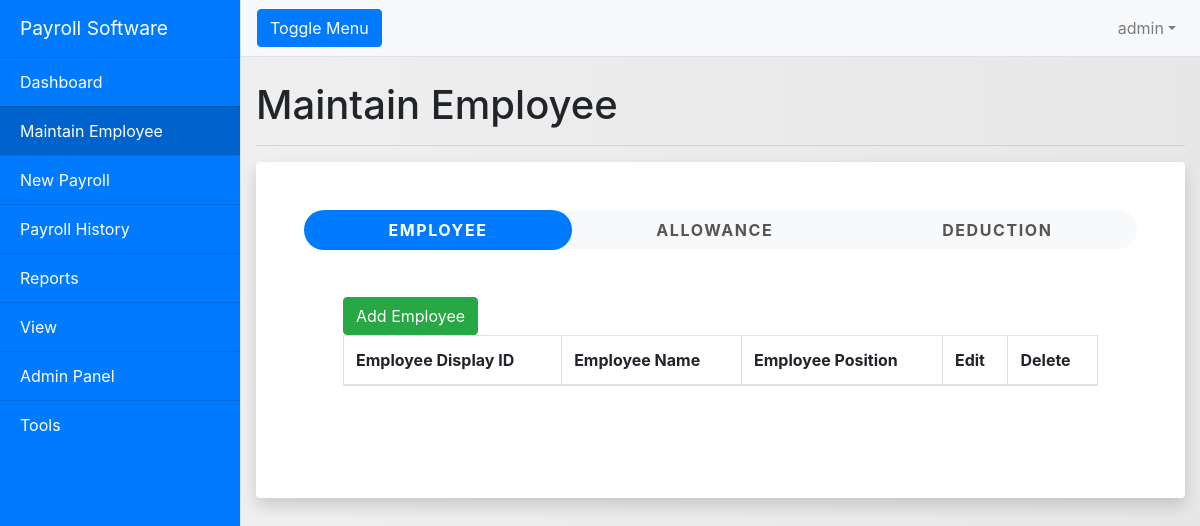
Before: /maintainemployee.php (signed in) with the older database file.
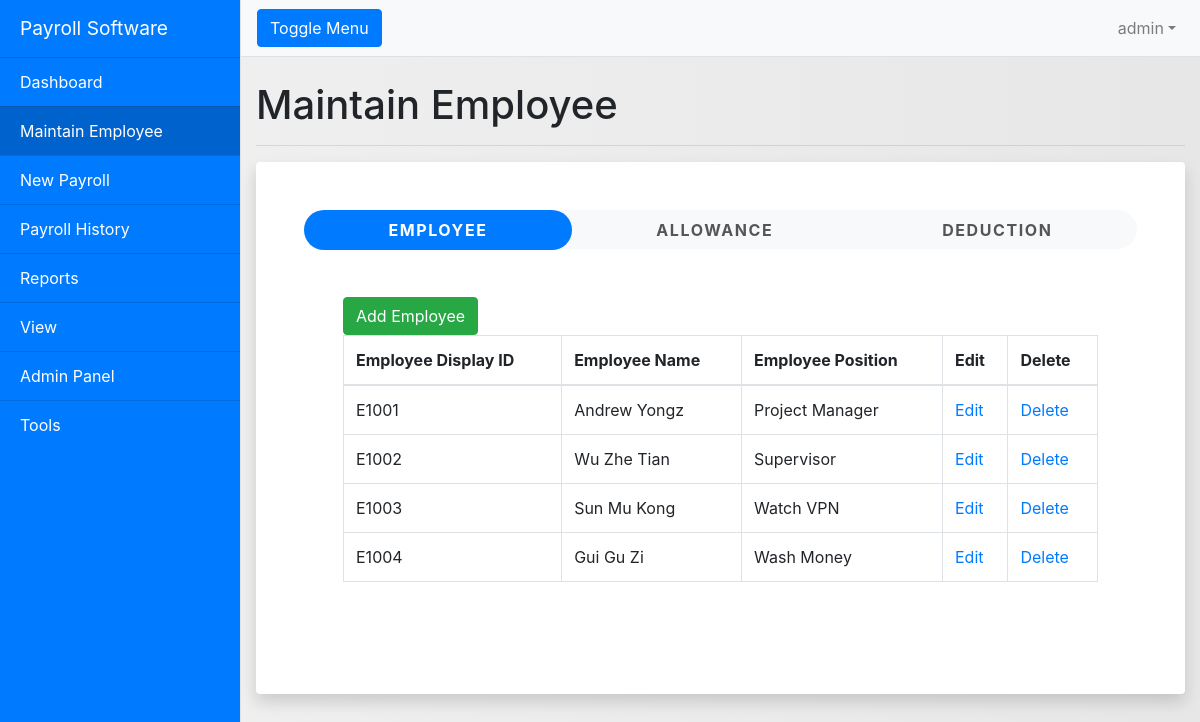
After: the same page with the newer database file.
### tables this page shows
CREATE TABLE `employee_info` (
  `emp_id` int(11) NOT NULL,
  `emp_display_id` varchar(255) NOT NULL,
  `emp_full_name` varchar(255) NOT NULL,
  `emp_gender` varchar(50) NOT NULL,
  `emp_dob` date NOT NULL,
  `emp_email` varchar(255) NOT NULL,
  `emp_address` varchar(255) NOT NULL,
  `emp_mobile` varchar(255) NOT NULL,
  `emp_telephone` varchar(255) NOT NULL,
  `emp_ic` varchar(255) NOT NULL,
  `emp_passport` varchar(255) NOT NULL,
  `emp_immigration` varchar(255) NOT NULL,
  `emp_title` varchar(255) NOT NULL,
  `emp_wages` double(11,2) NOT NULL,
  `emp_payment_method` varchar(255) NOT NULL,
  `emp_bank_name` varchar(255) NOT NULL,
  `emp_account` varchar(255) NOT NULL,
  `emp_health_status` varchar(255) DEFAULT NULL,
  `emp_martial_status` varchar(255) NOT NULL,
  `emp_spouse_status` varchar(255) DEFAULT NULL,
  `emp_epf` varchar(255) NOT NULL,
  `emp_socso` varchar(255) NOT NULL,
  `emp_socso_type` varchar(255) NOT NULL,
  `emp_eis_type` varchar(255) NOT NULL,
  `emp_join_date` date NOT NULL,
  `emp_confirm_date` date NOT NULL,
  `emp_resign_date` date NOT NULL,
  `emp_total_allowance` double NOT NULL,
  `emp_total_deduction` double NOT NULL,
  `data_created_date` date NOT NULL,
  `data_edited_date` date NOT NULL
);

### maintainemployee.php (the view, shortened to what this page needs)
<?php
	include "conn.php";
    $username = $_SESSION["username"];
?>
<!DOCTYPE html>
<html lang="en">
<head>
<?php include "all_css.php"; ?>
</head>
<body>
<div class="d-flex" id="wrapper">
<?php include "sidebar.php"; ?>
    <div id="page-content-wrapper">
    <?php include "navbar.php"; ?>
        <div class="container-fluid">
            <h1 class="mt-4">Maintain Employee</h1>
            <hr>
            <div class="p-5 bg-white rounded shadow mb-5">
                <ul id="myTab" role="tablist" class="nav nav-tabs nav-pills flex-column flex-sm-row text-center bg-light border-0 rounded-nav">
                    <li class="nav-item flex-sm-fill">
                        <a id="employee-tab" data-toggle="tab" href="#employee" role="tab" aria-controls="employee" aria-selected="true" class="nav-link border-0 text-uppercase font-weight-bold active">Employee</a>
                    </li>
                    <li class="nav-item flex-sm-fill">
                        <a id="allowance-tab" data-toggle="tab" href="#allowance" role="tab" aria-controls="allowance" aria-selected="false" class="nav-link border-0 text-uppercase font-weight-bold false">Allowance</a>
                    </li>
                    <li class="nav-item flex-sm-fill">
                        <a id="deduction-tab" data-toggle="tab" href="#deduction" role="tab" aria-controls="deduction" aria-selected="false" class="nav-link border-0 text-uppercase font-weight-bold">Deduction</a>
                    </li>
                </ul>
                <div id="myTabContent" class="tab-content">
                    <div id="employee" role="tabpanel" aria-labelledby="employee-tab" class="tab-pane fade px-4 py-5 show active">
                        <div class="table-responsive">
                            <div class="container-fluid">
                            <?php
                            $select_sql = mysqli_query($conn, "SELECT * FROM employee_info");
                            ?>
                                <div class="row">
                                    <div class="col-md-12">
                                        <a href="addemployee.php" class="btn btn-success" role="button">Add Employee</a>
                                        <table id="example" class="table table-bordered">
                                        <thead>
                                            <tr>
                                                <th>Employee Display ID</th>
                                                <th>Employee Name</th>
                                                <th>Employee Position</th>
                                                <th>Edit</th>
                                                <th>Delete</th>
                                            </tr>
                                        </thead>
                                        <tbody>
                                        <?php
                                        if($datarows = mysqli_num_rows($select_sql) > 0){
                                            while($data = mysqli_fetch_assoc($select_sql)){
                                            echo "<tr>";
                                            echo "<td>" . $data["emp_display_id"] . "</td>";
                                            echo "<td>" . $data["emp_full_name"] . "</td>";
                                            echo "<td>" . $data["emp_title"] . "</td>";
                                            echo "<td>" . '<a href="editemployee.php?emp_id=' . $data["emp_id"] . '">Edit</a>' . "</td>";
                                            echo "<td>" . '<a href="deleteemployee.php?id=' . $data["emp_id"] . '">Delete</a>' . "</td>";
                                            echo "</tr>";
                                            }
                                        }
                                        ?>
                                        </tbody>
                                        </table>
                                    </div>
                                </div>
                            </div>
                        </div>
                    </div>
                </div>
            </div>
        </div>
    </div>
</div>
</body>
</html>

### all_css.php
<link href="vendor/bootstrap/css/bootstrap.min.css" rel="stylesheet">
<link href="vendor/css/simple-sidebar.css" rel="stylesheet">
<link href="vendor/css/addemployee_button.css" rel="stylesheet">
<link href="vendor/css/style.css" rel="stylesheet">

### sidebar.php
<?php $curPageName = substr($_SERVER["SCRIPT_NAME"],strrpos($_SERVER["SCRIPT_NAME"],"/")+1);   ?>
<div class="bg-primary border-right" id="sidebar-wrapper">
    <div class="sidebar-heading text-white">
        Payroll Software
    </div>
    <div class="list-group list-group-flush">
    <a href="dashboard.php" class="<?php if($curPageName == 'dashboard.php'){echo "list-group-item list-group-item-action sidebar_color_active";}else{echo "list-group-item list-group-item-action sidebar_color";} ?>">Dashboard</a>
    <a href="maintainemployee.php" class="<?php if($curPageName == 'maintainemployee.php'){echo "list-group-item list-group-item-action sidebar_color_active";}else{echo "list-group-item list-group-item-action sidebar_color";} ?>">Maintain Employee</a>
    <a href="newpayroll.php" class="<?php if($curPageName == 'newpayroll.php'){echo "list-group-item list-group-item-action sidebar_color_active";}else{echo "list-group-item list-group-item-action sidebar_color";} ?>">New Payroll</a>
    <a href="historypayroll.php" class="<?php if($curPageName == 'historypayroll.php'){echo "list-group-item list-group-item-action sidebar_color_active";}else{echo "list-group-item list-group-item-action sidebar_color";} ?>">Payroll History</a>
    <a href="reports.php" class="<?php if($curPageName == 'reports.php'){echo "list-group-item list-group-item-action sidebar_color_active";}else{echo "list-group-item list-group-item-action sidebar_color";} ?>">Reports</a>
    <a href="view.php" class="<?php if($curPageName == 'view.php'){echo "list-group-item list-group-item-action sidebar_color_active";}else{echo "list-group-item list-group-item-action sidebar_color";} ?>">View</a>
    <a href="adminpanel.php" class="<?php if($curPageName == 'adminpanel.php'){echo "list-group-item list-group-item-action sidebar_color_active";}else{echo "list-group-item list-group-item-action sidebar_color";} ?>">Admin Panel</a>
    <a href="tools.php" class="<?php if($curPageName == 'tools.php'){echo "list-group-item list-group-item-action sidebar_color_active";}else{echo "list-group-item list-group-item-action sidebar_color";} ?>">Tools</a>
    </div>
</div>

### navbar.php (shortened to what this page needs)
<nav class="navbar navbar-expand-lg navbar-light bg-light border-bottom">
<button class="btn btn-primary" id="menu-toggle">Toggle Menu</button>
<div class="collapse navbar-collapse" id="navbarSupportedContent">
<ul class="navbar-nav ml-auto mt-2 mt-lg-0">
<li class="nav-item dropdown">
<a class="nav-link dropdown-toggle" href="#" id="navbarDropdown" role="button" data-toggle="dropdown" aria-haspopup="true" aria-expanded="false">
<?php echo $username; ?>
</a>
</li>
</ul>
</div>
</nav>

Changed rows visible on the page:
added employee_info: emp_display "E1001", emp_full_name "Andrew Yongz", emp_title "Project Manager"
added employee_info: emp_display "E1002", emp_full_name "Wu Zhe Tian", emp_title "Supervisor"
added employee_info: emp_display "E1003", emp_full_name "Sun Mu Kong", emp_title "Watch VPN"
added employee_info: emp_display "E1004", emp_full_name "Gui Gu Zi", emp_title "Wash Money"
